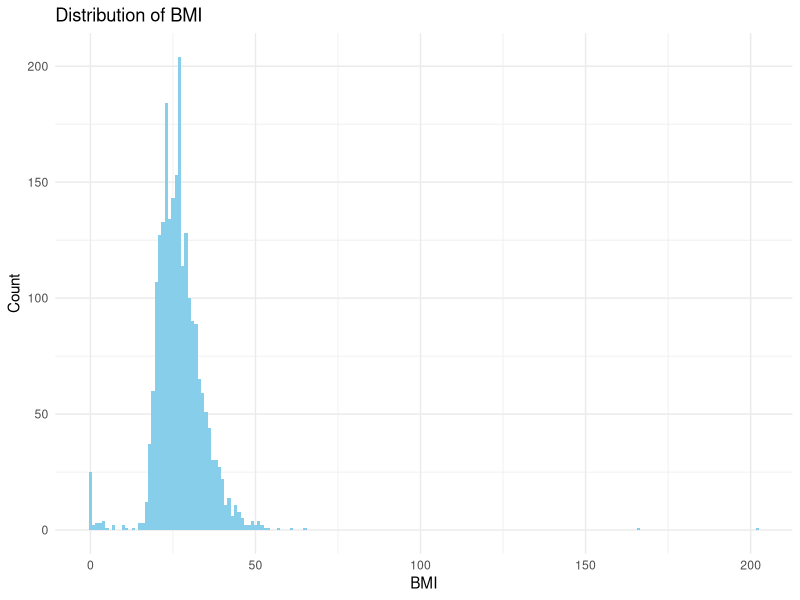
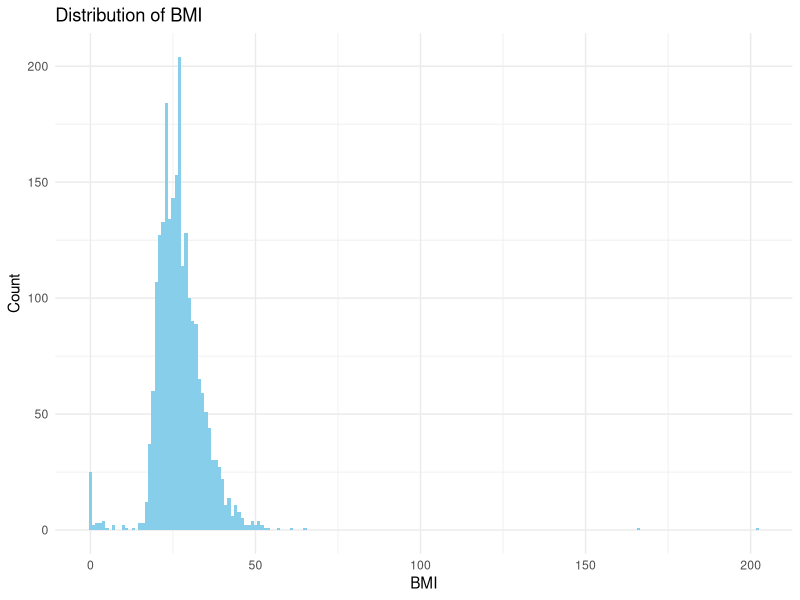

Recreate these plots in R, in order.
## ---- chunk 1
library(tidyverse)
library(readxl)
library(dplyr)
## ---- chunk 2
survey = read_excel("data_source/breast_cancer_survey_data.xlsx")
## ---- chunk 3
bmi_plot <- survey |>
  ggplot(aes(x = BMI)) +
  geom_histogram(binwidth = 1, fill = "skyblue") +
  labs(title = "Distribution of BMI",
       x = "BMI",
       y = "Count")+
  theme_minimal()

bmi_plot

ggsave("plots/bmi_dist.png", dpi = 300)
